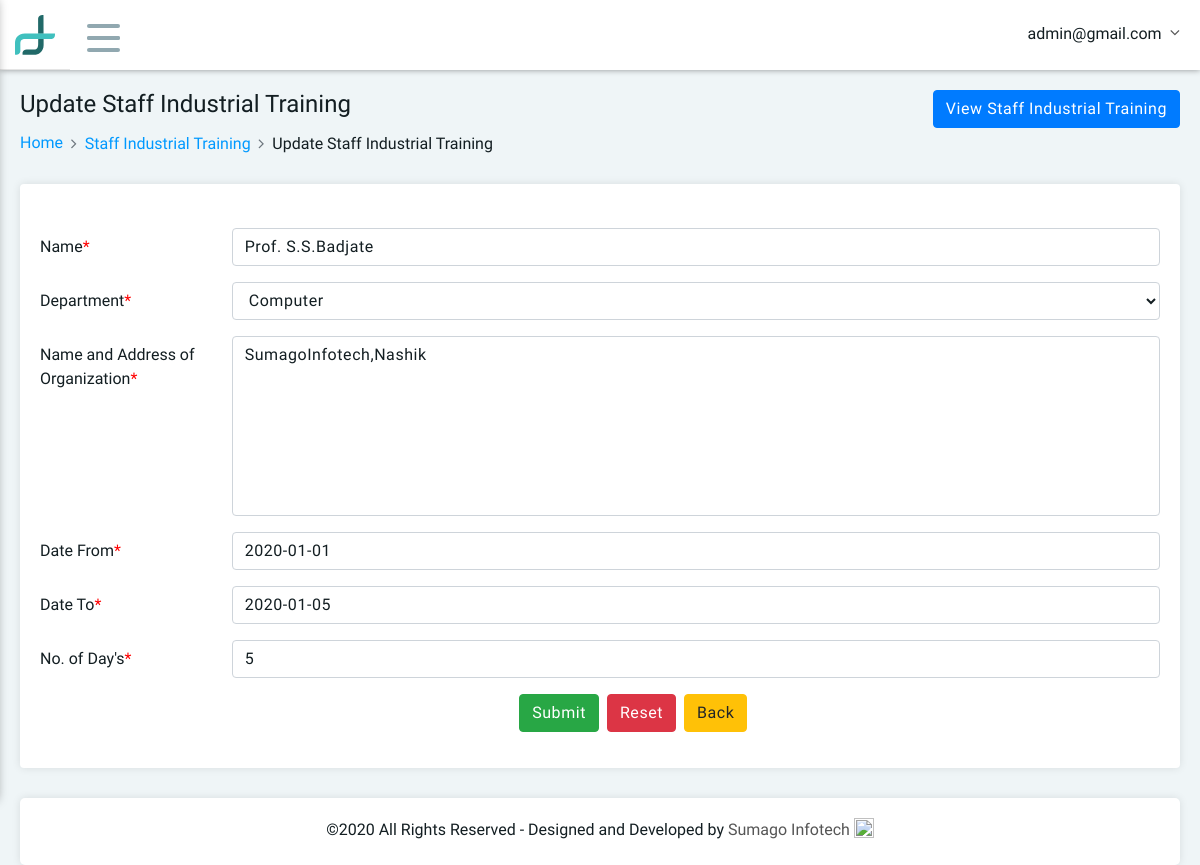
Screenshot of /update_staff_training.php?staff_taining_id=3 (signed in) with the database file from the repository.
### tables this page shows
CREATE TABLE IF NOT EXISTS `tbl_staff_training` (
  `staff_taining_id` int(11) NOT NULL,
  `Department_id` int(11) NOT NULL,
  `name_of_staff` varchar(100) NOT NULL,
  `name_and_address_of_organization` varchar(255) NOT NULL,
  `from_date` varchar(40) NOT NULL,
  `to_date` varchar(40) NOT NULL,
  `no_of_days` varchar(20) NOT NULL,
  `staff_training_created_date` datetime NOT NULL DEFAULT CURRENT_TIMESTAMP,
  `staff_training_modifed_date` datetime NOT NULL DEFAULT CURRENT_TIMESTAMP ON UPDATE CURRENT_TIMESTAMP,
  `fld_delete` int(11) NOT NULL
);

CREATE TABLE IF NOT EXISTS `department` (
  `Department_id` int(11) NOT NULL,
  `Department` varchar(255) NOT NULL,
  `Department_delete` int(11) NOT NULL DEFAULT '0',
  `Department_date` datetime NOT NULL DEFAULT CURRENT_TIMESTAMP
);

### update_staff_training.php (the view, shortened to what this page needs)
<!DOCTYPE html>
<html>
<head>
	<?php include('include/head.php'); ?>
</head>
<body>
	<?php include('include/header.php'); ?>
	<div class="main-container">
		<div class="pd-ltr-20 customscroll customscroll-10-p height-100-p xs-pd-20-10">
			<div class="min-height-200px">
				<div class="page-header">
					<div class="row">
						<div class="col-md-6 col-sm-12">
							<div class="title">
								<h4>Update Staff Industrial Training</h4>
							</div>
							<nav aria-label="breadcrumb" role="navigation">
								<ol class="breadcrumb">
                  <li class="breadcrumb-item"><a href="dashboard.php">Home</a></li>
									<li class="breadcrumb-item"><a href="view_staff_training.php">Staff Industrial Training</a></li>
									<li class="breadcrumb-item active" aria-current="page">Update Staff Industrial Training</li>
								</ol>
							</nav>
						</div>
            <div class="col-md-6 col-sm-12 text-right">
              <div class="dropdown">
                <a class="btn btn-primary" href="view_staff_training.php" role="button">
                  View Staff Industrial Training
                </a>
              </div>
            </div>
					</div>
				</div>
				<div class="pd-20 bg-white border-radius-4 box-shadow mb-30">
					<br>
					<form method="post" enctype="multipart/form-data">
            <?php
                $sel=mysqli_query($connect,"select * from tbl_staff_training where staff_taining_id='".$_GET['staff_taining_id']."'") or die(mysqli_error($connect));
                $fetch=mysqli_fetch_array($sel);
            ?>
						<div class="form-group row">
							<label class="col-sm-12 col-md-2 col-form-label">Name<span style="color: red;">*</span></label>
							<div class="col-sm-12 col-md-10">
								<input class="form-control" type="text" placeholder="Enter Name" name="name" value="<?php echo $fetch['name_of_staff']; ?>">
							</div>
						</div>
            <div class="form-group row">
              <label class="col-sm-12 col-md-2 col-form-label">Department<span style="color: red;">*</span></label>
              <div class="col-sm-12 col-md-10">
                <select name="department" class="form-control">
                        <?php
                            $query1=mysqli_query($connect,"select * from department where Department_delete='0' order by Department_id desc");
                            while($row=mysqli_fetch_assoc($query1)){
                              extract($row);
                          ?>
                    <option value="<?php echo $row['Department_id'];?>" <?php if ($fetch['Department_id']==$row['Department_id']){echo "selected";} ?>><?php echo $row['Department'];?></option>
                    <?php  }?>
                 </select>
              </div>
            </div>
             <div class="form-group row">
              <label class="col-sm-12 col-md-2 col-form-label">Name and Address of Organization<span style="color: red;">*</span></label>
              <div class="col-sm-12 col-md-10">
                <textarea class="form-control" name="organization" placeholder="Enter Name and Address of Organization"><?php echo $fetch['name_and_address_of_organization'];?></textarea>
              </div>
            </div>
            <div class="form-group row">
              <label class="col-sm-12 col-md-2 col-form-label">Date From<span style="color: red;">*</span></label>
              <div class="col-sm-12 col-md-10">
                <input type="text" id="TextBox1" name="form_date" class="form-control" value="<?php echo $fetch['from_date']; ?>"  />
              </div>
            </div>
              <div class="form-group row">
                <label class="col-sm-12 col-md-2 col-form-label">Date To<span style="color: red;">*</span></label>
                <div class="col-sm-12 col-md-10">
                    <input type="text" id="TextBox2" name="to_date" class="form-control" value="<?php echo $fetch['to_date']; ?>" />
                </div>
              </div>
            <div class="form-group row">
              <label class="col-sm-12 col-md-2 col-form-label">No. of Day's<span style="color: red;">*</span></label>
              <div class="col-sm-12 col-md-10">
                <input type="text" id="TextBox3" name="difference" class="form-control" placeholder="Enter days" value="<?php echo $fetch['no_of_days']; ?>" />
              </div>
            </div>
						<div class="form-group row">
							<div class="col-md-5"></div>
							<div class="col-sm-6">
								<input type="submit" name="update" class="btn btn-success" value="Submit">&nbsp;
								<input type="reset" name="reset" class="btn btn-danger" value="Reset">&nbsp;
                <a href="view_staff_training.php" class="btn btn-warning">Back</a>
							</div>
						</div>
					</form>
			</div>
			<?php include('include/footer.php'); ?>
		</div>
	</div>
</body>
</html>

### include/header.php (shortened to what this page needs)
<?php include "config.php";
 ?>
	<div class="header clearfix">
		<div class="header-right">
			<div class="brand-logo">
				<a href="#">
					<img src="vendors/images/logo.png" alt="" class="mobile-logo">
				</a>
			</div>
			<div class="menu-icon">
				<span></span>
				<span></span>
				<span></span>
			</div>
			<div class="user-info-dropdown">
				<div class="dropdown">
					<a class="dropdown-toggle" href="#" role="button" data-toggle="dropdown">
						<?php
                            $query=mysqli_query($connect,"select * from tbl_admin where fld_email='".$_SESSION['email']."'") or die(mysqli_error($connect));
                            $fetch=mysqli_fetch_array($query);
                            extract($fetch);
                        ?>
						<span class="user-name"><?php echo $fetch['fld_email']; ?></span>
					</a>
				</div>
			</div>
		</div>
	</div>

### rows the page displays
tbl_staff_training: name "Prof. S.S.Badjate", department "Computer", organization "SumagoInfotech,Nashik", form_date "2020-01-01", to_date "2020-01-05", difference "5"

### other values shown
$fetch['fld_email'] "admin@gmail.com"
